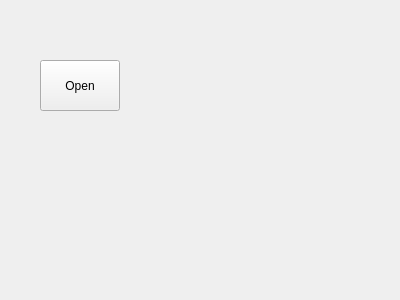
<?xml version="1.0" encoding="UTF-8"?>
<ui version="4.0">
 <class>sniffer</class>
 <widget class="QWidget" name="sniffer">
  <property name="geometry">
   <rect>
    <x>0</x>
    <y>0</y>
    <width>400</width>
    <height>300</height>
   </rect>
  </property>
  <property name="windowTitle">
   <string>Form</string>
  </property>
  <widget class="QPushButton" name="pushButton">
   <property name="geometry">
    <rect>
     <x>40</x>
     <y>60</y>
     <width>80</width>
     <height>51</height>
    </rect>
   </property>
   <property name="text">
    <string>Open</string>
   </property>
  </widget>
 </widget>
 <resources/>
 <connections/>
</ui>
